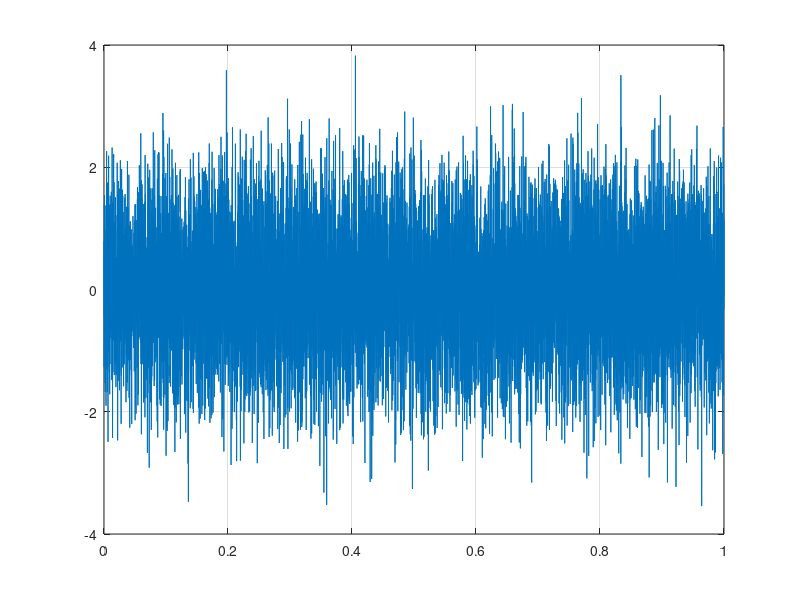
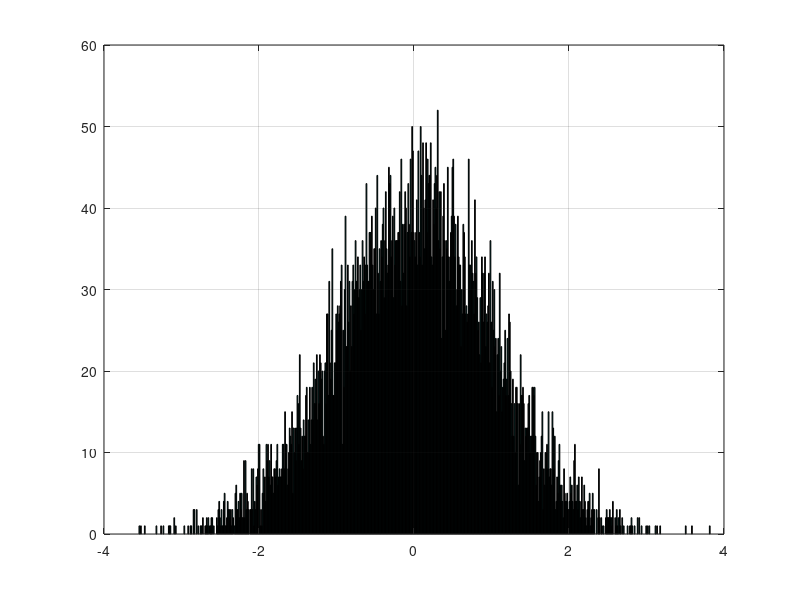

Write MATLAB code to recreate these figures, in order.
close all;
clear all;

rng('shuffle');

y = randn(10000, 1);
t = linspace(0, 1, 10000);
x = min(y):0.01:max(y);

figure(1);
plot(t, y);
grid on

figure(2);
hist(y, x);
grid on


